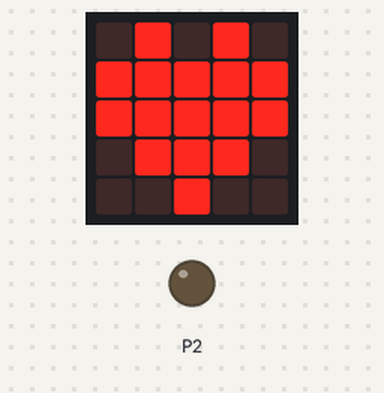
This program was run on a simulated BBC micro:bit (MakeCode). Parts: the board's 5×5 LED display, output pins drawn as LEDs (lit = HIGH).

Above: at 0.1 s.
At 9.8 s:
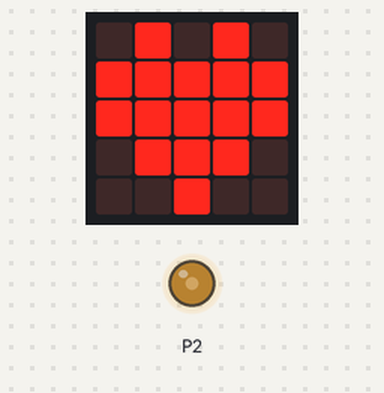
At 19.0 s:
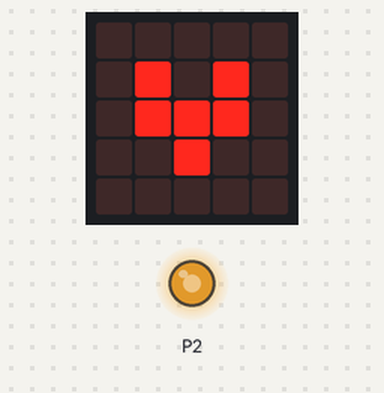
At 38.5 s:
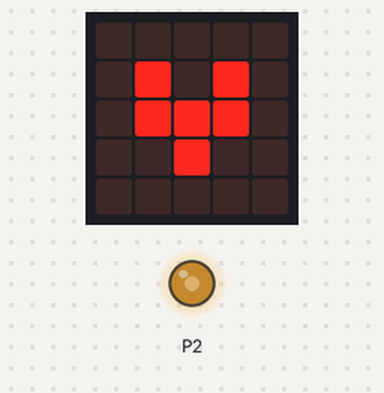
Timing chart, 0 to 40.0 s (numbered marks = the images above):
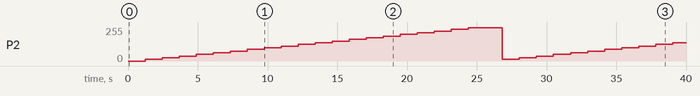

The program:

main.ts
```typescript
let Salida_Analoga = 0
basic.forever(function () {
    pins.analogWritePin(AnalogPin.P2, Salida_Analoga)
    basic.showIcon(IconNames.Heart)
    basic.showIcon(IconNames.SmallHeart)
    if (Salida_Analoga > 1023) {
        Salida_Analoga = 0
    }
    Salida_Analoga += 50
})
```

test.ts
```typescript
// aquí va el archivo "tests"; esto no se compilará cuando este paquete se utilice como una extensión.
```

Measured:
- by itself, P2: 0/255 → 12/255 at 1.2 s, → 25/255 1.2 s later, → 37/255 1.2 s later, → 50/255 1.2 s later, … (31 changes in this stretch)
- what the display in image 1 shows lasts 0.6 s, from 9.8 s to 10.4 s
